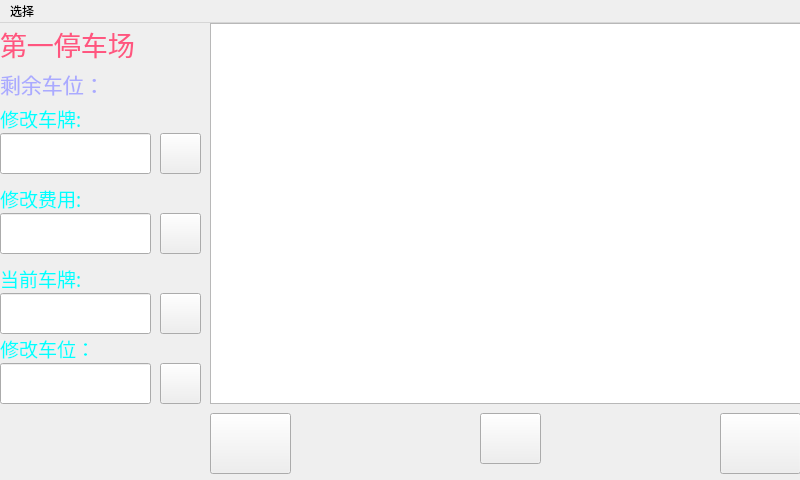
<?xml version="1.0" encoding="UTF-8"?>
<ui version="4.0">
 <class>AdminLogWin</class>
 <widget class="QMainWindow" name="AdminLogWin">
  <property name="geometry">
   <rect>
    <x>0</x>
    <y>0</y>
    <width>800</width>
    <height>480</height>
   </rect>
  </property>
  <property name="minimumSize">
   <size>
    <width>800</width>
    <height>480</height>
   </size>
  </property>
  <property name="maximumSize">
   <size>
    <width>800</width>
    <height>480</height>
   </size>
  </property>
  <property name="windowTitle">
   <string>MainWindow</string>
  </property>
  <widget class="QWidget" name="centralwidget">
   <widget class="QTableWidget" name="tableWidget">
    <property name="geometry">
     <rect>
      <x>210</x>
      <y>0</y>
      <width>591</width>
      <height>381</height>
     </rect>
    </property>
   </widget>
   <widget class="QLabel" name="label">
    <property name="geometry">
     <rect>
      <x>0</x>
      <y>40</y>
      <width>121</width>
      <height>41</height>
     </rect>
    </property>
    <property name="font">
     <font>
      <family>楷体</family>
      <pointsize>16</pointsize>
     </font>
    </property>
    <property name="styleSheet">
     <string notr="true">color: rgb(170, 170, 255);</string>
    </property>
    <property name="text">
     <string>剩余车位：</string>
    </property>
   </widget>
   <widget class="QLabel" name="carLa">
    <property name="geometry">
     <rect>
      <x>130</x>
      <y>50</y>
      <width>71</width>
      <height>31</height>
     </rect>
    </property>
    <property name="font">
     <font>
      <family>楷体</family>
      <pointsize>20</pointsize>
     </font>
    </property>
    <property name="styleSheet">
     <string notr="true">color: rgb(85, 170, 127);</string>
    </property>
    <property name="text">
     <string/>
    </property>
   </widget>
   <widget class="QLabel" name="label_3">
    <property name="geometry">
     <rect>
      <x>0</x>
      <y>0</y>
      <width>181</width>
      <height>41</height>
     </rect>
    </property>
    <property name="font">
     <font>
      <family>楷体</family>
      <pointsize>20</pointsize>
     </font>
    </property>
    <property name="styleSheet">
     <string notr="true">color: rgb(255, 85, 127);</string>
    </property>
    <property name="text">
     <string>第一停车场</string>
    </property>
   </widget>
   <widget class="QLineEdit" name="lineEdit">
    <property name="geometry">
     <rect>
      <x>0</x>
      <y>110</y>
      <width>151</width>
      <height>41</height>
     </rect>
    </property>
    <property name="font">
     <font>
      <family>楷体</family>
      <pointsize>18</pointsize>
     </font>
    </property>
    <property name="styleSheet">
     <string notr="true"/>
    </property>
   </widget>
   <widget class="QLabel" name="label_4">
    <property name="geometry">
     <rect>
      <x>0</x>
      <y>80</y>
      <width>111</width>
      <height>31</height>
     </rect>
    </property>
    <property name="font">
     <font>
      <family>楷体</family>
      <pointsize>14</pointsize>
     </font>
    </property>
    <property name="styleSheet">
     <string notr="true">color: rgb(0, 255, 255);</string>
    </property>
    <property name="text">
     <string>修改车牌:</string>
    </property>
   </widget>
   <widget class="QPushButton" name="carBt">
    <property name="geometry">
     <rect>
      <x>160</x>
      <y>110</y>
      <width>41</width>
      <height>41</height>
     </rect>
    </property>
    <property name="font">
     <font>
      <family>楷体</family>
      <pointsize>14</pointsize>
     </font>
    </property>
    <property name="styleSheet">
     <string notr="true">border-image: url(:/image/left.jpeg);</string>
    </property>
    <property name="text">
     <string/>
    </property>
   </widget>
   <widget class="QPushButton" name="updataBt">
    <property name="geometry">
     <rect>
      <x>480</x>
      <y>390</y>
      <width>61</width>
      <height>51</height>
     </rect>
    </property>
    <property name="styleSheet">
     <string notr="true">border-image: url(:/image/return.png);</string>
    </property>
    <property name="text">
     <string/>
    </property>
   </widget>
   <widget class="QPushButton" name="leftBt">
    <property name="geometry">
     <rect>
      <x>210</x>
      <y>390</y>
      <width>81</width>
      <height>61</height>
     </rect>
    </property>
    <property name="styleSheet">
     <string notr="true">border-image: url(:/image/left.jpeg);</string>
    </property>
    <property name="text">
     <string/>
    </property>
   </widget>
   <widget class="QPushButton" name="rightBt">
    <property name="geometry">
     <rect>
      <x>720</x>
      <y>390</y>
      <width>81</width>
      <height>61</height>
     </rect>
    </property>
    <property name="styleSheet">
     <string notr="true">
border-image: url(:/image/right.jpeg);</string>
    </property>
    <property name="text">
     <string/>
    </property>
   </widget>
   <widget class="QLineEdit" name="monEd">
    <property name="geometry">
     <rect>
      <x>0</x>
      <y>190</y>
      <width>151</width>
      <height>41</height>
     </rect>
    </property>
    <property name="font">
     <font>
      <family>楷体</family>
      <pointsize>18</pointsize>
     </font>
    </property>
   </widget>
   <widget class="QLabel" name="label_5">
    <property name="geometry">
     <rect>
      <x>0</x>
      <y>160</y>
      <width>111</width>
      <height>31</height>
     </rect>
    </property>
    <property name="font">
     <font>
      <family>楷体</family>
      <pointsize>14</pointsize>
     </font>
    </property>
    <property name="styleSheet">
     <string notr="true">color: rgb(0, 255, 255);</string>
    </property>
    <property name="text">
     <string>修改费用:</string>
    </property>
   </widget>
   <widget class="QPushButton" name="monBt">
    <property name="geometry">
     <rect>
      <x>160</x>
      <y>190</y>
      <width>41</width>
      <height>41</height>
     </rect>
    </property>
    <property name="font">
     <font>
      <family>楷体</family>
      <pointsize>14</pointsize>
     </font>
    </property>
    <property name="styleSheet">
     <string notr="true">border-image: url(:/image/left.jpeg);</string>
    </property>
    <property name="text">
     <string/>
    </property>
   </widget>
   <widget class="QLineEdit" name="begins">
    <property name="geometry">
     <rect>
      <x>0</x>
      <y>270</y>
      <width>151</width>
      <height>41</height>
     </rect>
    </property>
    <property name="font">
     <font>
      <family>楷体</family>
      <pointsize>18</pointsize>
     </font>
    </property>
   </widget>
   <widget class="QLabel" name="label_6">
    <property name="geometry">
     <rect>
      <x>0</x>
      <y>240</y>
      <width>111</width>
      <height>31</height>
     </rect>
    </property>
    <property name="font">
     <font>
      <family>楷体</family>
      <pointsize>14</pointsize>
     </font>
    </property>
    <property name="styleSheet">
     <string notr="true">color: rgb(0, 255, 255);</string>
    </property>
    <property name="text">
     <string>当前车牌:</string>
    </property>
   </widget>
   <widget class="QPushButton" name="deleteBt">
    <property name="geometry">
     <rect>
      <x>160</x>
      <y>270</y>
      <width>41</width>
      <height>41</height>
     </rect>
    </property>
    <property name="font">
     <font>
      <family>楷体</family>
      <pointsize>14</pointsize>
     </font>
    </property>
    <property name="styleSheet">
     <string notr="true">border-image: url(:/image/left.jpeg);</string>
    </property>
    <property name="text">
     <string/>
    </property>
   </widget>
   <widget class="QLineEdit" name="carEd">
    <property name="geometry">
     <rect>
      <x>0</x>
      <y>340</y>
      <width>151</width>
      <height>41</height>
     </rect>
    </property>
    <property name="font">
     <font>
      <family>楷体</family>
      <pointsize>18</pointsize>
     </font>
    </property>
   </widget>
   <widget class="QLabel" name="label_7">
    <property name="geometry">
     <rect>
      <x>0</x>
      <y>310</y>
      <width>111</width>
      <height>31</height>
     </rect>
    </property>
    <property name="font">
     <font>
      <family>楷体</family>
      <pointsize>14</pointsize>
     </font>
    </property>
    <property name="styleSheet">
     <string notr="true">color: rgb(0, 255, 255);</string>
    </property>
    <property name="text">
     <string>修改车位：</string>
    </property>
   </widget>
   <widget class="QPushButton" name="cheCar">
    <property name="geometry">
     <rect>
      <x>160</x>
      <y>340</y>
      <width>41</width>
      <height>41</height>
     </rect>
    </property>
    <property name="font">
     <font>
      <family>楷体</family>
      <pointsize>14</pointsize>
     </font>
    </property>
    <property name="styleSheet">
     <string notr="true">border-image: url(:/image/left.jpeg);</string>
    </property>
    <property name="text">
     <string/>
    </property>
   </widget>
  </widget>
  <widget class="QMenuBar" name="menubar">
   <property name="geometry">
    <rect>
     <x>0</x>
     <y>0</y>
     <width>800</width>
     <height>26</height>
    </rect>
   </property>
   <widget class="QMenu" name="menu">
    <property name="title">
     <string>选择</string>
    </property>
    <addaction name="actionquit"/>
   </widget>
   <addaction name="menu"/>
  </widget>
  <action name="actionquit">
   <property name="text">
    <string>退出</string>
   </property>
  </action>
 </widget>
 <resources/>
 <connections/>
</ui>
